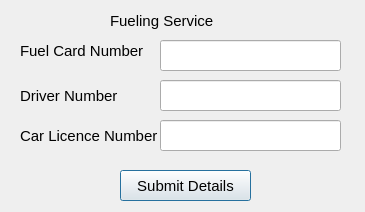
<?xml version="1.0" encoding="UTF-8"?>
<ui version="4.0">
 <class>fueldetails</class>
 <widget class="QDialog" name="fueldetails">
  <property name="geometry">
   <rect>
    <x>0</x>
    <y>0</y>
    <width>365</width>
    <height>212</height>
   </rect>
  </property>
  <property name="windowTitle">
   <string>Fuel Service</string>
  </property>
  <property name="styleSheet">
   <string notr="true">QLabel{
font-size:15px;
}
QLineEdit{
font-size:15px; 
}
QPushButton{
font-size:15px;
}
QDateEdit{
font-size:15px;
}
QComboBox{
font-size:15px;
}</string>
  </property>
  <widget class="QLabel" name="label">
   <property name="geometry">
    <rect>
     <x>110</x>
     <y>10</y>
     <width>171</width>
     <height>21</height>
    </rect>
   </property>
   <property name="text">
    <string>Fueling Service</string>
   </property>
  </widget>
  <widget class="QLabel" name="label_2">
   <property name="geometry">
    <rect>
     <x>20</x>
     <y>40</y>
     <width>131</width>
     <height>21</height>
    </rect>
   </property>
   <property name="text">
    <string>Fuel Card Number</string>
   </property>
  </widget>
  <widget class="QLabel" name="label_3">
   <property name="geometry">
    <rect>
     <x>20</x>
     <y>80</y>
     <width>121</width>
     <height>31</height>
    </rect>
   </property>
   <property name="text">
    <string>Driver Number</string>
   </property>
  </widget>
  <widget class="QLabel" name="label_4">
   <property name="geometry">
    <rect>
     <x>20</x>
     <y>125</y>
     <width>141</width>
     <height>21</height>
    </rect>
   </property>
   <property name="text">
    <string>Car Licence Number</string>
   </property>
  </widget>
  <widget class="QLineEdit" name="fuelnumber">
   <property name="geometry">
    <rect>
     <x>160</x>
     <y>40</y>
     <width>181</width>
     <height>31</height>
    </rect>
   </property>
  </widget>
  <widget class="QLineEdit" name="drivernumber">
   <property name="geometry">
    <rect>
     <x>160</x>
     <y>80</y>
     <width>181</width>
     <height>31</height>
    </rect>
   </property>
  </widget>
  <widget class="QLineEdit" name="carnumber">
   <property name="geometry">
    <rect>
     <x>160</x>
     <y>120</y>
     <width>181</width>
     <height>31</height>
    </rect>
   </property>
  </widget>
  <widget class="QPushButton" name="givefuel">
   <property name="geometry">
    <rect>
     <x>120</x>
     <y>170</y>
     <width>131</width>
     <height>31</height>
    </rect>
   </property>
   <property name="text">
    <string>Submit Details</string>
   </property>
  </widget>
 </widget>
 <resources/>
 <connections/>
</ui>
